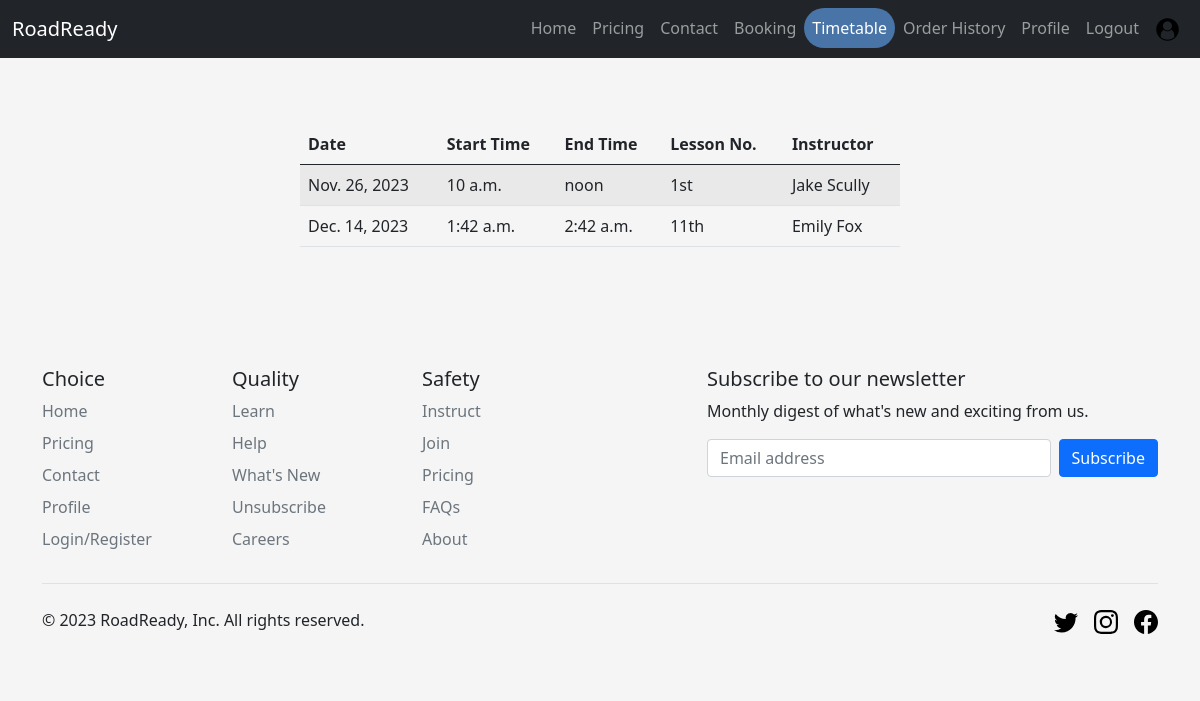
The app's page /timetable/ (signed in) with its own data.
### RoadReady/models.py (models this page shows)
class User(AbstractUser):
    is_student = models.BooleanField(default=False)
    profile_image = models.FileField(default="Profile.png")

class Booking(models.Model):
    id = models.AutoField(primary_key=True)
    date = models.DateField(null=True, blank=False)
    start_time = models.TimeField(null=True, blank=False)
    end_time = models.TimeField(null=True, blank=False)
    user_id = models.ForeignKey(User, on_delete=models.CASCADE,default=True)
    lessons = models.ForeignKey(Lesson, on_delete=models.CASCADE,default=True)
    instructor = models.ForeignKey(Instructor, on_delete=models.CASCADE,default=True)

class Lesson(models.Model):
    id = models.AutoField(primary_key=True)
    lesson_type = models.CharField(max_length=10, default=True)
    duration = models.IntegerField()
    def __str__(self):
        return self.lesson_type

class Instructor(models.Model):
    id = models.AutoField(primary_key=True)
    first_name = models.TextField(max_length=15)
    last_name = models.TextField(max_length=15)
    bio = models.TextField(max_length=200, default="I am a driving instructor")
    profile_image = models.FileField(default="Profile.png")
    def __str__(self):
        return self.first_name + " " + self.last_name

### RoadReady/views.py (the view)
# urls.py: path('timetable/', views.timetable, name="timetable"),
@login_required
def timetable(request):
    user = request.user  # Get the current logged in user.
    booking = Booking.objects.filter(user_id=user).order_by('date')  # Get all bookings of the current user ordered by date.
    return render(request, 'booked.html', {'booking':booking})

### RoadReady/templates/booked.html (shortened to what this page needs)
{% extends 'base.html' %}
{% block content %}
<br>
{% if booking|length %}
<table class="table table-striped">
    <thead>
        <th>Date</th>
        <th>Start Time</th>
        <th>End Time</th>
        <th>Lesson No.</th>
        <th>Instructor</th>
    </thead>
    <tbody>
        {% for booking in booking %}
            <tr>
                <td>{{ booking.date }}</td>
                <td> {{ booking.start_time }}</td>
                <td> {{ booking.end_time}}</td>
                <td> {{ booking.lessons }}</td>
                <td> {{ booking.instructor }}</td>
            </tr>
        {% endfor %}
    </tbody>
</table>
{% else %}
<h1>No bookings made</h1>
{% endif %}
{% endblock %}

### RoadReady/templates/base.html (shortened to what this page needs)
<!DOCTYPE html>
<html lang="en">
<head>
<link href="https://cdn.jsdelivr.net/npm/bootstrap@5.0.2/dist/css/bootstrap.min.css" rel="stylesheet">
</head>
<div class="container">
<header>
    <nav class="navbar navbar-expand-md navbar-dark fixed-top bg-dark">
      <div class="container-fluid">
        <a class="navbar-brand" href="#">RoadReady</a>
        <div class="collapse navbar-collapse" id="navbarCollapse">
            <ul class="navbar-nav ms-auto mb-2 mb-md-0">
                <li class="nav-item {% if request.path == '/' %}active{% endif %}">
                  <a class="nav-link" href="/">Home</a>
                </li>
                <li class="nav-item {% if request.path == '/pricing/' %}active{% endif %}">
                  <a class="nav-link" href="/pricing/">Pricing</a>
                </li>
                <li class="nav-item {% if request.path == '/contact/' %}active{% endif %}">
                  <a class="nav-link" href="/contact/">Contact</a>
                </li>
                <li class="nav-item {% if request.path == '/booking/' %}active{% endif %}">
                  <a class="nav-link" href="/booking/">Booking</a>
                </li>
                <li class="nav-item {% if request.path == '/timetable/' %}active{% endif %}">
                  <a class="nav-link" href="/timetable/">Timetable</a>
                </li>
                <li class="nav-item {% if request.path == '/order_history/' %}active{% endif %}">
                  <a class="nav-link" href="/order_history/">Order History</a>
                </li>
                <li class="nav-item {% if request.path == '/profile/' %}active{% endif %}">
                  <a class="nav-link" href="/profile/">Profile</a>
                </li>
                {% if user.is_authenticated %}
                <li class="nav-item {% if request.path == '/logout/' %}active{% endif %}">
                  <a class="nav-link" href="/logout/">Logout</a>
                </li>
                <li class="nav-item {% if request.path == '/logout/' %}active{% endif %}">
                  <a class="nav-link" href="/profile/"><img style="height: 25px;" src="{{user.profile_image.url}}"/></a>
                </li>
                {% endif %}
              </ul>
        </div>
      </div>
    </nav>
  </header>
</div>
<body >
    {% block content %}
    {% endblock %}
<div class="container">
    <div class="row">
      <div class="col-6 col-md-2 mb-3">
        <h5>Choice</h5>
        <ul class="nav flex-column">
          <li class="nav-item mb-2"><a href="/" class="nav-link p-0 text-muted">Home</a></li>
          <li class="nav-item mb-2"><a href="/pricing/" class="nav-link p-0 text-muted">Pricing</a></li>
          <li class="nav-item mb-2"><a href="/contact/" class="nav-link p-0 text-muted">Contact</a></li>
          <li class="nav-item mb-2"><a href="/profile/" class="nav-link p-0 text-muted">Profile</a></li>
          <li class="nav-item mb-2"><a href="/login/" class="nav-link p-0 text-muted">Login/Register</a></li>
        </ul>
      </div>
      <div class="col-6 col-md-2 mb-3">
        <h5>Quality</h5>
        <ul class="nav flex-column">
            <li class="nav-item mb-2"><a href="#" class="nav-link p-0 text-muted">Learn</a></li>
            <li class="nav-item mb-2"><a href="#" class="nav-link p-0 text-muted">Help</a></li>
            <li class="nav-item mb-2"><a href="#" class="nav-link p-0 text-muted">What's New</a></li>
            <li class="nav-item mb-2"><a href="#" class="nav-link p-0 text-muted">Unsubscribe</a></li>
            <li class="nav-item mb-2"><a href="#" class="nav-link p-0 text-muted">Careers</a></li>
        </ul>
      </div>
      <div class="col-6 col-md-2 mb-3">
        <h5>Safety</h5>
        <ul class="nav flex-column">
          <li class="nav-item mb-2"><a href="#" class="nav-link p-0 text-muted">Instruct</a></li>
          <li class="nav-item mb-2"><a href="#" class="nav-link p-0 text-muted">Join</a></li>
          <li class="nav-item mb-2"><a href="#" class="nav-link p-0 text-muted">Pricing</a></li>
          <li class="nav-item mb-2"><a href="#" class="nav-link p-0 text-muted">FAQs</a></li>
          <li class="nav-item mb-2"><a href="#" class="nav-link p-0 text-muted">About</a></li>
        </ul>
      </div>
      <div class="col-md-5 offset-md-1 mb-3">
        <form>
          <h5>Subscribe to our newsletter</h5>
          <p>Monthly digest of what's new and exciting from us.</p>
          <div class="d-flex flex-column flex-sm-row w-100 gap-2">
            <input id="newsletter1" type="text" class="form-control" placeholder="Email address">
            <button class="btn btn-primary" type="button">Subscribe</button>
          </div>
        </form>
      </div>
    </div>
    <div class="d-flex flex-column flex-sm-row justify-content-between py-4 my-2 border-top">
        <p>© 2023 RoadReady, Inc. All rights reserved.</p>
        <ul class="list-unstyled d-flex">
          <li class="ms-3"><a class="link-dark" href="#"><svg class="bi" width="24" height="24"><use xlink:href="#twitter"></use></svg></a></li>
          <li class="ms-3"><a class="link-dark" href="#"><svg class="bi" width="24" height="24"><use xlink:href="#instagram"></use></svg></a></li>
          <li class="ms-3"><a class="link-dark" href="#"><svg class="bi" width="24" height="24"><use xlink:href="#facebook"></use></svg></a></li>
        </ul>
      </div>
    </div>
    </body>
</html>

### RoadReady/templates/base.html (style rules this page uses)
.nav-item.active .nav-link { color: #fff; background-color: #4874a7; border-radius: 20px; }

### RoadReady/templates/booked.html (style rules this page uses)
body { display: under; align-items: center; padding-top: 40px; margin-top: 5%; padding-bottom: 40px; background-color: #f5f5f5; }
table { width: 50vw !important; margin-left: 25%; margin-right: 25% !important; margin-bottom: 10% !important; }

### records on screen
User: profile_image (picture)
Booking: date "Nov. 26, 2023", start_time "10 a.m.", end_time "noon", lessons "1st", instructor "Jake Scully"
Booking: date "Dec. 14, 2023", start_time "1:42 a.m.", end_time "2:42 a.m.", lessons "11th", instructor "Emily Fox"
